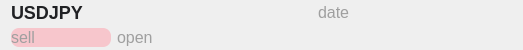
<?xml version="1.0" encoding="UTF-8"?>
<ui version="4.0">
 <class>Form</class>
 <widget class="QWidget" name="Form">
  <property name="geometry">
   <rect>
    <x>0</x>
    <y>0</y>
    <width>523</width>
    <height>50</height>
   </rect>
  </property>
  <property name="minimumSize">
   <size>
    <width>0</width>
    <height>50</height>
   </size>
  </property>
  <property name="maximumSize">
   <size>
    <width>16777215</width>
    <height>50</height>
   </size>
  </property>
  <property name="windowTitle">
   <string>Form</string>
  </property>
  <property name="styleSheet">
   <string notr="true">QLabel {
    font-size: 16px;
    color: #9f9f9f;
	qproperty-alignment: 'AlignCenter';
background-color:none;

}

QLabel#pair {
    font-size: 18px;
    color: #202124;
    font-weight: bold;
	qproperty-alignment: 'AlignCenter';
}

QLabel#position{
background-color:#f7c6cc;
max-height:;
max-width:100px;
border-radius:8px;
}</string>
  </property>
  <layout class="QGridLayout" name="gridLayout" columnstretch="1,1,1">
   <property name="topMargin">
    <number>3</number>
   </property>
   <property name="bottomMargin">
    <number>3</number>
   </property>
   <item row="1" column="0">
    <widget class="QLabel" name="position">
     <property name="text">
      <string>sell</string>
     </property>
    </widget>
   </item>
   <item row="1" column="1">
    <widget class="QLabel" name="status">
     <property name="text">
      <string>open</string>
     </property>
    </widget>
   </item>
   <item row="0" column="0">
    <widget class="QLabel" name="pair">
     <property name="text">
      <string>USDJPY</string>
     </property>
    </widget>
   </item>
   <item row="0" column="2">
    <widget class="QLabel" name="date">
     <property name="text">
      <string>date</string>
     </property>
    </widget>
   </item>
  </layout>
 </widget>
 <resources/>
 <connections/>
</ui>
